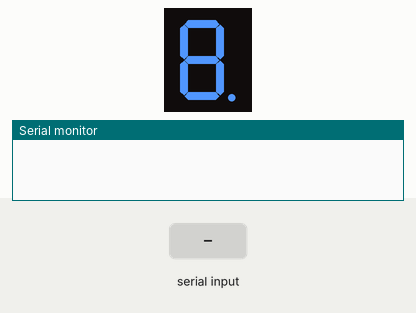
This sketch was run on a simulated Arduino Uno, built with avr-gcc and run on an emulated ATmega328P. Parts: 1-digit seven-segment display, the last lines printed to the serial monitor. Wiring (inferred from the names in the program): 1-digit 7-segment display, segments lit when HIGH: segments pin 2, pin 3, pin 4, pin 5, pin 6, pin 7, pin 8, pin 9. The inputs (shaded band) are chosen by the test bench. The segment pins are drawn as the display they are named for.

Above: at 1.2 s.
1.3 s: "1" received over Serial
At 2.4 s:
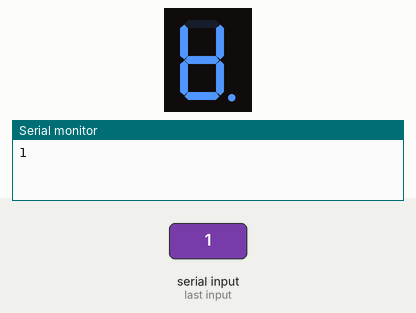
2.8 s: "3" received over Serial
At 3.6 s:
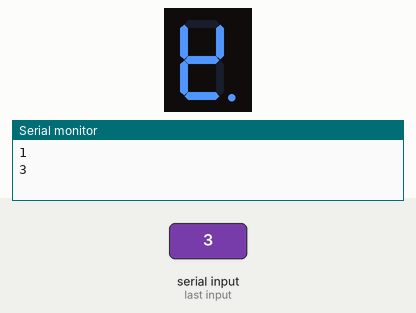
4.3 s: "2" received over Serial
At 4.7 s:
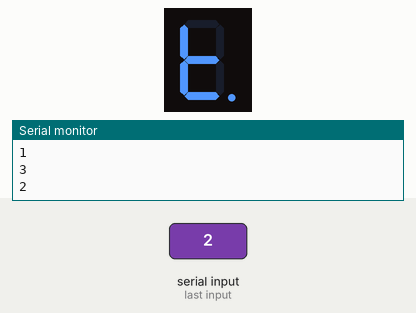
5.8 s: "4" received over Serial
At 7.0 s:
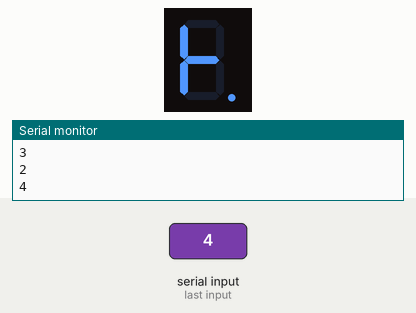
7.3 s: "5" received over Serial
At 8.2 s:
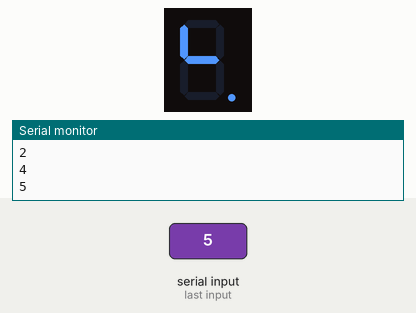
8.8 s: "6" received over Serial
At 9.3 s:
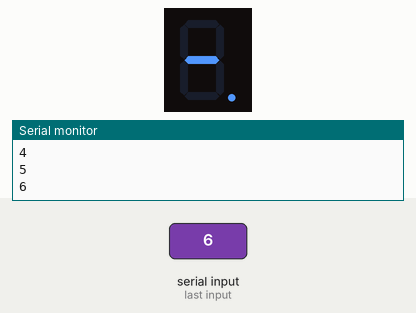
Timing chart, 0 to 11.3 s (numbered marks = the images above; inputs shaded):
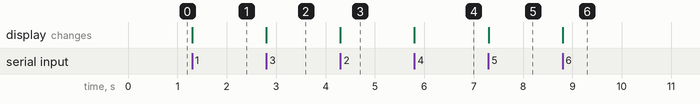

Measured:
- after the input at 1.3 s, the display: changes at once (image 1)
- after the input at 2.8 s, the display: changes at once (image 2)
- after the input at 4.3 s, the display: changes at once (image 3)
- after the input at 5.8 s, the display: changes at once (image 4)
- after the input at 7.3 s, the display: changes at once (image 5)
- after the input at 8.8 s, the display: changes at once (image 6)

The sketch:

smart_motor_v1_non_matic.ino
```cpp
//#include <SoftwareSerial.h>

const int a=2, b=3, c=4, d=5, e=6, f=7, g=8, h=9;
char val;
void setup() {

  pinMode(a,OUTPUT);
  pinMode(b,OUTPUT);
  pinMode(c,OUTPUT);
  pinMode(d,OUTPUT);

  pinMode(e,OUTPUT);
  pinMode(f,OUTPUT);
  pinMode(g,OUTPUT);
  pinMode(h,OUTPUT);

  off();
  Serial.begin(9600);
}

void maju()
{
 digitalWrite(a,HIGH);
 digitalWrite(c,HIGH);
}

/*
void mundur()
{
 digitalWrite(b,HIGH);
 digitalWrite(d,HIGH);
}

void kanan()
{
 digitalWrite(a,HIGH);
 digitalWrite(d,HIGH);
}

void kiri()

{
 digitalWrite(c,HIGH);
 digitalWrite(b,HIGH);
}
void flskiri()
{
 digitalWrite(f,HIGH);delay(300);
 digitalWrite(f,LOW);
}

void flskanan()
{
 digitalWrite(g,HIGH);delay(300);
 digitalWrite(g,LOW);
}

void bel()
{
 digitalWrite(e,HIGH);delay(300);
 digitalWrite(e,LOW);
}
*/

void off()
{
    digitalWrite(a,HIGH);
    digitalWrite(b,HIGH);
    digitalWrite(c,HIGH);
    digitalWrite(d,HIGH);
    digitalWrite(e,HIGH);
    digitalWrite(f,HIGH);
    digitalWrite(g,HIGH);
    digitalWrite(h,HIGH);

}


void loop() {

if( Serial.available() >0 ) {
    val = Serial.read();
    Serial.println(val);
}
  //kunci kontak
  if( val == '1' ) {
    digitalWrite(a,LOW);}

  //starter
  else if( val == '2' ) {
   digitalWrite(b,LOW);
    }
  else if( val == '3' ) {
    digitalWrite(c,LOW);
  }
   // mundur(); }
  else if( val == '4' ) {
    digitalWrite(d,LOW);
    //kanan();
    }
  else if( val == '5' ) {
    digitalWrite(e,LOW);
    //bel();
    }
  else if( val == '6' ) {
    digitalWrite(f,LOW);
    //flskiri();
    }
  else if( val == '7' ) {
    digitalWrite(g,LOW);
    //flskanan();
 }

  else if( val == 'A' ) {
    off();
    }
  else if( val == 'B' ) {
    off();
    }
  else if( val == 'C' ) {
    off(); }
  else if( val == 'D' ) {
    off(); }
  else if( val == 'E' ) {
    off(); }
  else if( val == 'F' ) {
    off(); }
  else if( val == 'G' ) {
    off();
  }
}
```
